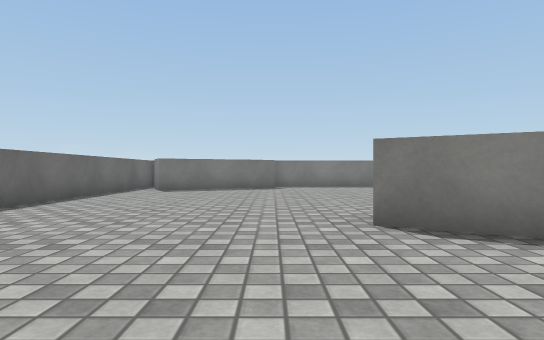
view 1 (above)

16 first-person views from a walk through a 3-D level made in the Unity game engine. The camera is 0.64 m above the floor, looks level and sees 75° across. The floor is counted in squares, 1 m on a side. Each view is taken from the middle of a square. On the plan, view 1 faces up. The plan holds only what a view shows up to about 10 squares ahead; the rest is blank. The place goes on beyond the plan. Surface patterns are stand-ins for the level's own textures.

view 2
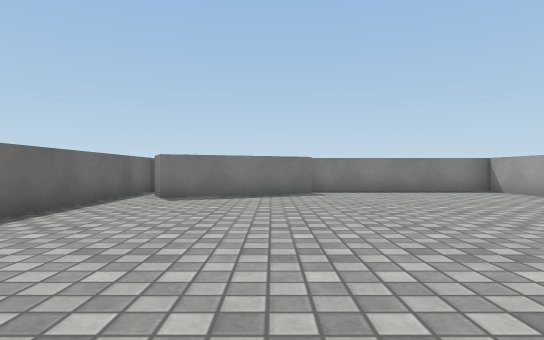

view 3
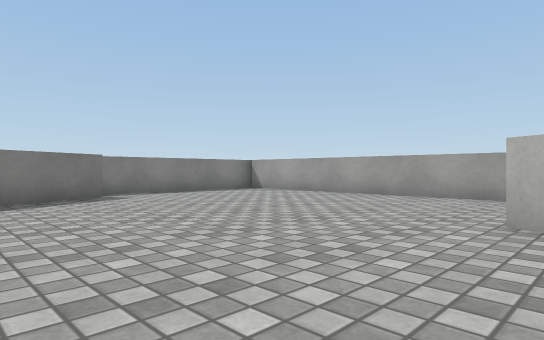

view 4
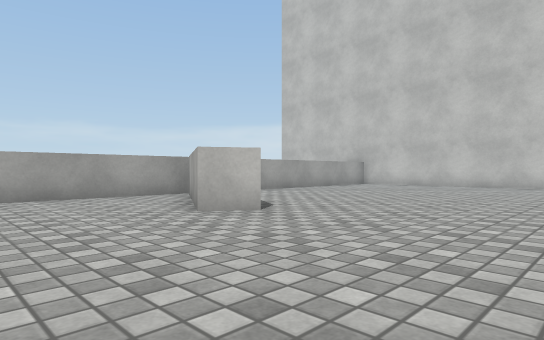

view 5
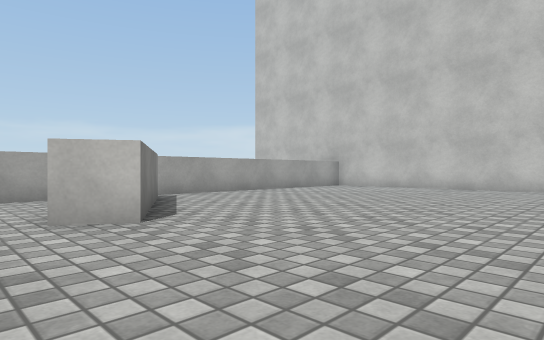

view 6
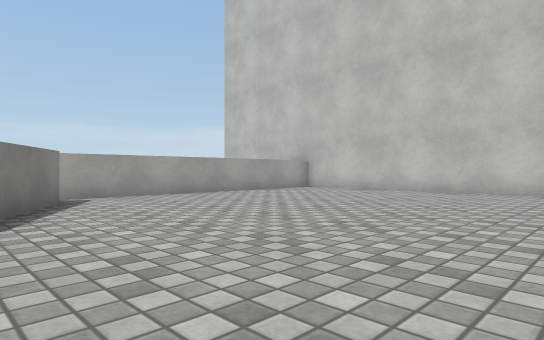

view 7
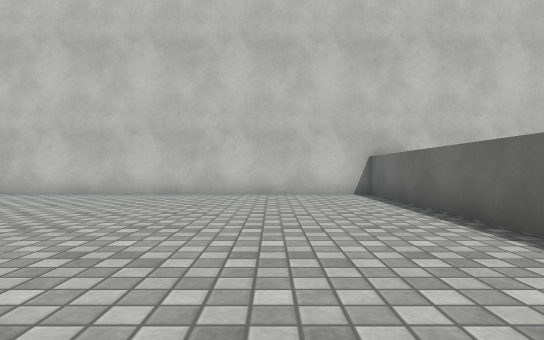

view 8
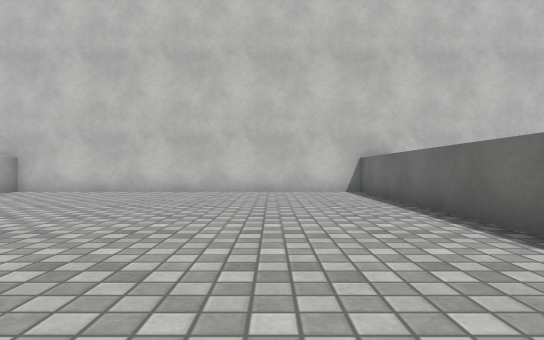

view 9
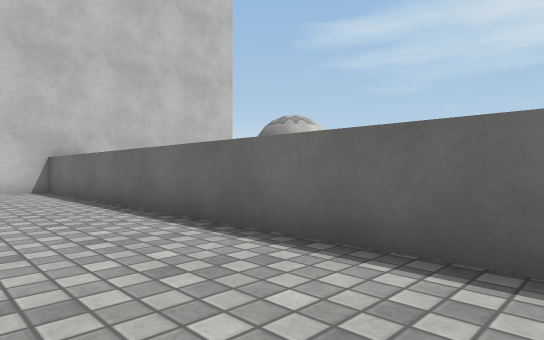

view 10
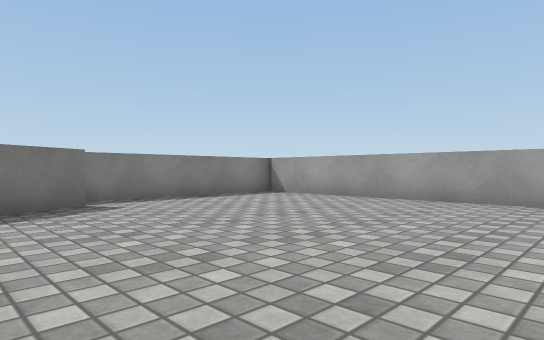

view 11
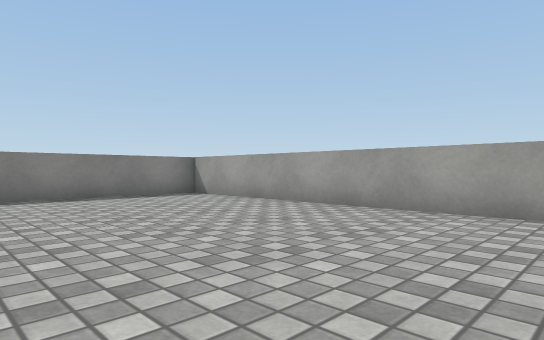

view 12
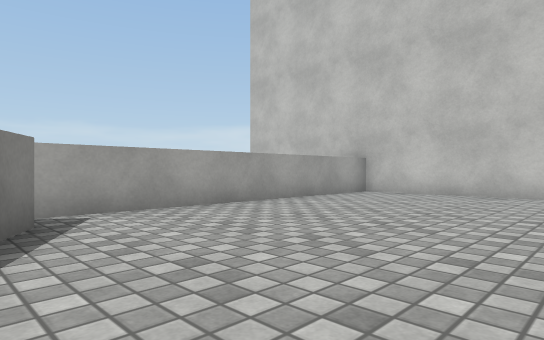

view 13
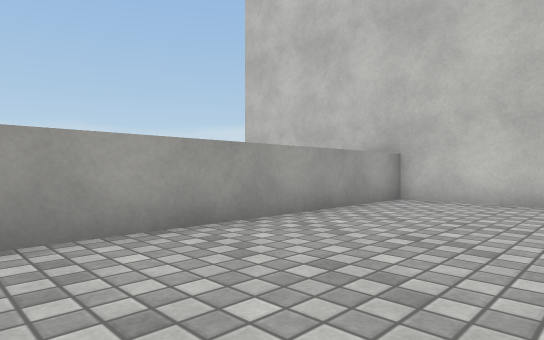

view 14
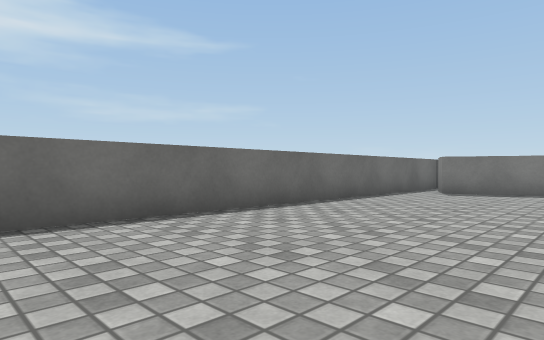

view 15
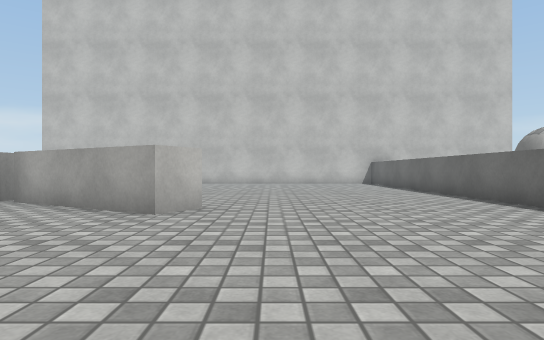

view 16
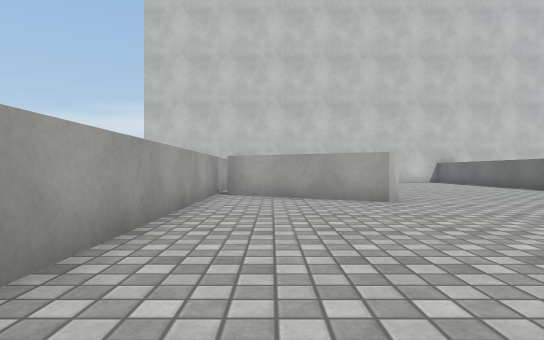

### Floor plan
Points are (right, up) in squares from view 1. A wall is a line through its corners. A room is listed if a view was taken in it or the views show most of it. See-through windows are left out.
Room 1 (views 1, 2, 3, 4, 5, 6, 7, 8, 9, 10, 11, 12, 13, 14, 15, 16)
walls: (4.7, 2.1) (1.2, 4.1) (1.7, 5) (5.2, 2.9); (0.1, 12.7) (-3.5, 11) (-3.9, 11.9); (-4.6, 13) (-4.6, -6.4) (5.5, -6.4) (5.5, 13.6) (0.2, 13.6)

Where each view was taken, in squares from view 1:
view 1: 0 up, 0 right, facing up
view 2: 3 up, 1 left, facing up
view 3: 4 up, 3 left, facing up-right
view 4: 8 up, 3 left, facing down-right
view 5: 6 up, 3 left, facing down-right
view 6: 4 up, 3 left, facing down-right
view 7: 3 up, 2 left, facing down
view 8: 4 up, 2 left, facing down
view 9: 5 up, 2 left, facing down-left
view 10: 6 up, 2 left, facing up-right
view 11: 5 up, 0 right, facing up-right
view 12: 3 up, 0 right, facing down-right
view 13: 1 up, 2 right, facing down-right
view 14: 1 up, 0 right, facing up-left
view 15: 10 up, 0 right, facing down
view 16: 12 up, 4 right, facing down
